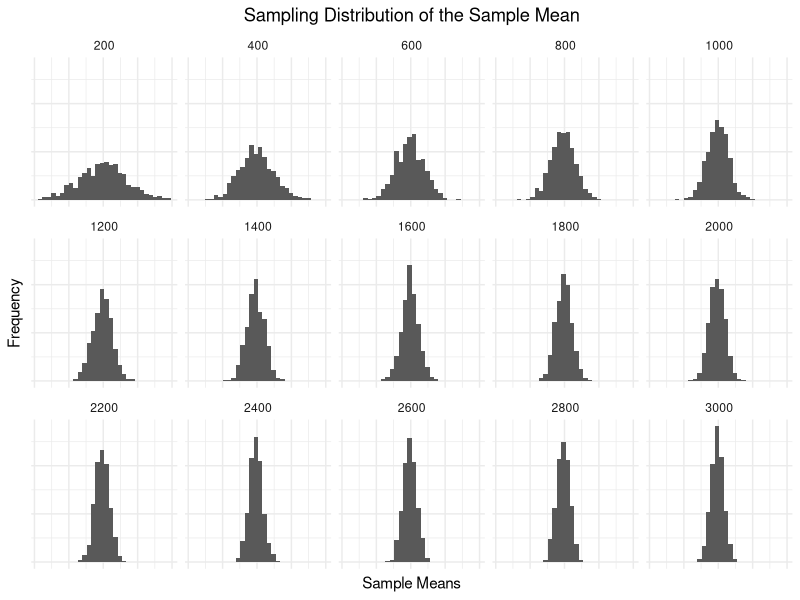
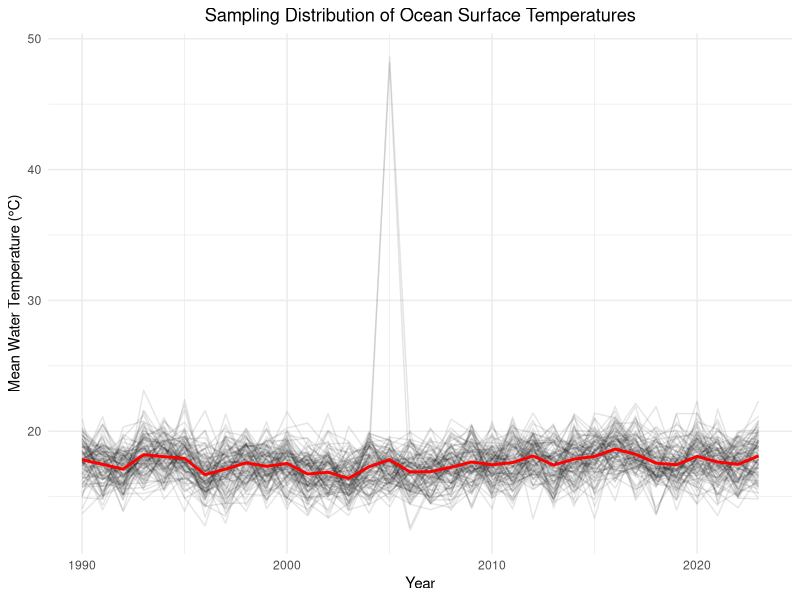

Here is the R script that generated these plots, in order:
# File name: Week3_Synch_Session.R
# Description: This script contains code for the Week 3 synchronous session with a focus on the sampling distribution
# Date created: 2024-09-06
# Author: Nicholas Bell (belln@sas.upenn.edu)

# Load the tidyverse
library(tidyverse)

# In the video lectures, we learned that we can decrease the dispersion (increase the precision) of our sample means by increasing our sample size. Yet, pollsters often use small sample sizes of around 1,000 respondents. Why don't pollsters use larger sample sizes to increase the precision of their estimates?

# Let's say we are measuring a variable with a mean of 50 and a standard deviation of 10. (This meanas that How much does the standard deviation of our sample means decrease as we increase our sample size?

population <- rnorm(100000, mean = 50, sd = 10)

sample_size_df <- tibble()
for (sample_size in seq(200, 3000, 200)) {
  sample_means <- replicate(1000, {
    mean(
      sample(population, sample_size, replace = TRUE)
    )
  })
  sample_means_df <- tibble(
    sample_size = sample_size,
    sample_means = sample_means
  )
  sample_size_df <- bind_rows(sample_size_df, sample_means_df)
}

ggplot(sample_size_df, aes(x = sample_means)) +
  geom_histogram() +
  facet_wrap(~sample_size, ncol = 5) +
  labs(
    title = "Sampling Distribution of the Sample Mean",
    x = "Sample Means",
    y = "Frequency"
  ) +
  theme_minimal() +
  theme(
    axis.text = element_blank(),
    axis.ticks = element_blank(),
    plot.title = element_text(hjust = 0.5)
  )

# Now let's work with some real data, specifically from NOAA's National Buoy Data Center (https://www.ndbc.noaa.gov/). The data contains hourly measurements of wind speed, wind direction, air temperature, and water temperature from over a thousand buoys around the world. I've already downloaded the data for you and generated the mean water surface temperature for each buoy for each month.
buoy <- read_csv("data/week3/buoydata.csv")

# Given this data, how certain can we be that global temperatures have been rising since 1990? It depends on the sampling distribution! When the sampling distribution is tight, we can be more certain that the observed trend is real. When the sampling distribution is wide, we can't be as certain.

# For each year since 1990, I am going to sample 30 buoys (with replacement) and calculate the mean water temperature. I will repeat this process 100 times for each year.
set.seed(20912)
sampling_dist <- tibble()
for (year in 1990:2023) {
  cat("Processing year:", year, "\n")
  for (i in 1:100) {
    sampled_buoys <- buoy |>
      filter(YEAR == year) |>
      sample_n(30, replace = TRUE)
    mean_temp <- mean(sampled_buoys$WTMP, na.rm = TRUE)
    sampling_dist <- bind_rows(
      sampling_dist,
      tibble(
        YEAR = year,
        sample_mean = mean_temp,
        iteration = i
      )
    )
  }
}

# We can also calculate our estimate of the mean from our samples.
estimate_means <- sampling_dist |>
  group_by(date = make_datetime(YEAR)) |>
  summarize(estimate_mean = mean(sample_mean, na.rm = TRUE))

# Now, I'm going to plot the timeseries of sampled ocean surface temperatures, along with the mean.

sampling_dist |>
  mutate(date = make_datetime(YEAR)) |>
  ggplot() +
  geom_line(aes(x = date, y = sample_mean, group = iteration), alpha = 0.1) +
  geom_line(
    data = estimate_means,
    aes(x = date, y = estimate_mean),
    color = "red",
    size = 1
  ) +
  theme_minimal() +
  labs(
    title = "Sampling Distribution of Ocean Surface Temperatures",
    x = "Year",
    y = "Mean Water Temperature (°C)"
  ) +
  theme(plot.title = element_text(hjust = 0.5))
